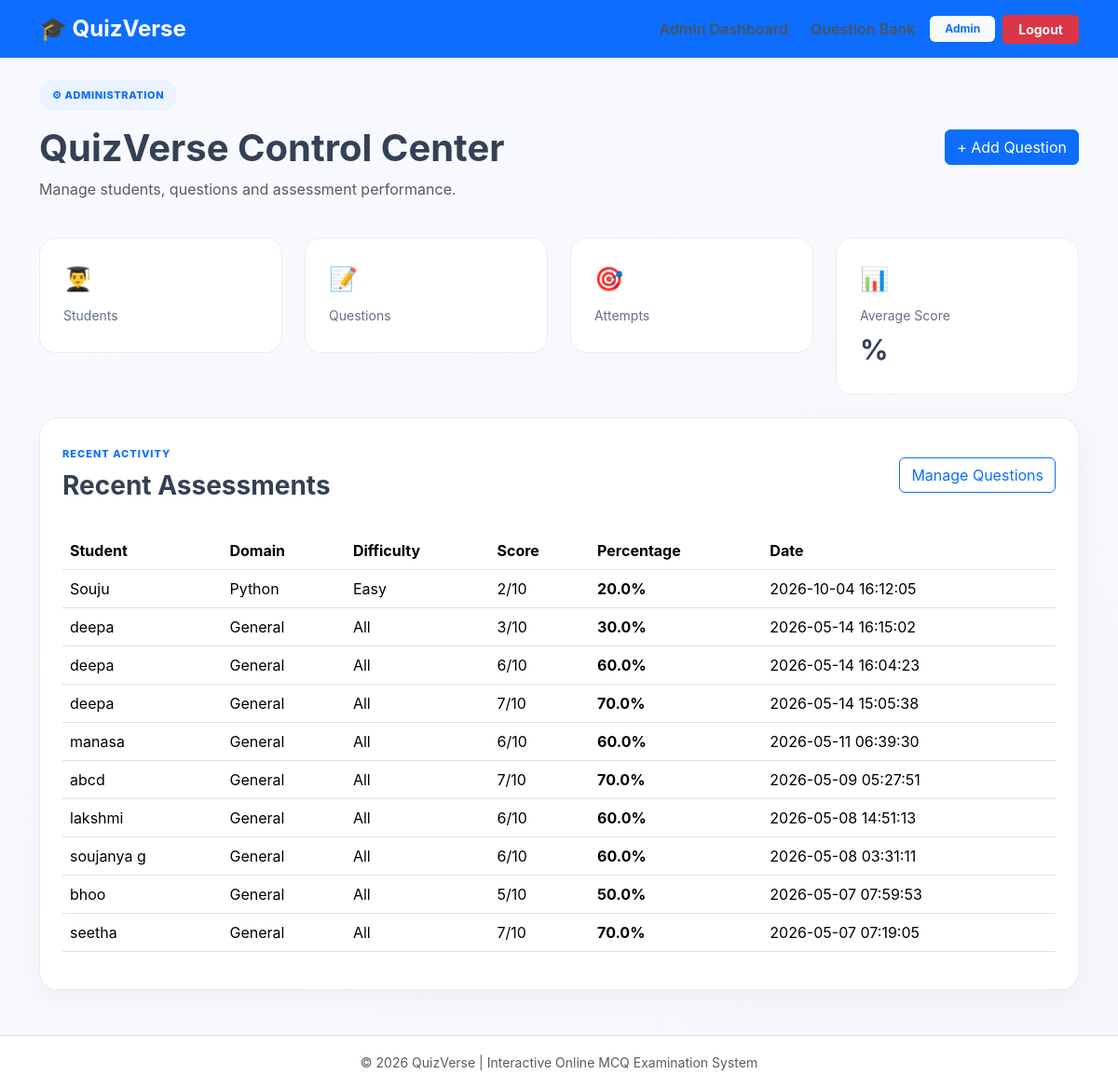
The page /admin (signed in) on the database its author committed.
### tables this page shows
CREATE TABLE results (
            id INTEGER PRIMARY KEY AUTOINCREMENT,
            username TEXT NOT NULL,
            score INTEGER NOT NULL,
            total INTEGER NOT NULL,
            percentage REAL NOT NULL,
            submitted_at TIMESTAMP DEFAULT CURRENT_TIMESTAMP
        , category TEXT
            DEFAULT 'General', difficulty TEXT
            DEFAULT 'All', xp INTEGER DEFAULT 0);

### app.py (the view)
@app.route("/admin")
@admin_required
def admin():
    conn = get_db()
    total_users = conn.execute(
        """
        SELECT COUNT(*) AS count
        FROM users
        WHERE role = 'student'
        """
    ).fetchone()["count"]
    total_questions = conn.execute(
        """
        SELECT COUNT(*) AS count
        FROM questions
        """
    ).fetchone()["count"]
    total_attempts = conn.execute(
        """
        SELECT COUNT(*) AS count
        FROM results
        """
    ).fetchone()["count"]
    average_score = conn.execute(
        """
        SELECT AVG(percentage) AS average
        FROM results
        """
    ).fetchone()["average"]
    recent_results = conn.execute(
        """
        SELECT *
        FROM results
        ORDER BY submitted_at DESC
        LIMIT 10
        """
    ).fetchall()
    conn.close()
    return render_template(
        "admin.html",
        total_users=total_users,
        total_questions=total_questions,
        total_attempts=total_attempts,
        average_score=round(
            average_score or 0,
            1
        ),
        recent_results=recent_results
    )

### app.py (called while the page is built, shortened)
def admin_required(function):
    @wraps(function)
    def decorated_function(*args, **kwargs):
        return function(*args, **kwargs)
    return decorated_function

### database.py (called while the page is built)
def get_db():
    conn = sqlite3.connect(DATABASE)
    conn.row_factory = sqlite3.Row
    return conn

### templates/admin.html (shortened to what this page needs)
{% extends "base.html" %}
{% block content %}
<div class="admin-header mb-4">
    <div>
        <span class="hero-badge">
            ⚙ ADMINISTRATION
        </span>
        <h1 class="fw-bold mt-3">
            QuizVerse Control Center
        </h1>
        <p class="text-muted">
            Manage students, questions and assessment performance.
        </p>
    </div>
    <a
        href="{{ url_for('add_question') }}"
        class="btn btn-primary"
    >
        + Add Question
    </a>
</div>
<div class="row g-4 mb-4">
    <div class="col-md-3">
        <div class="admin-stat">
            <span>
                👨‍🎓
            </span>
            <small>
                Students
            </small>
        </div>
    </div>
    <div class="col-md-3">
        <div class="admin-stat">
            <span>
                📝
            </span>
            <small>
                Questions
            </small>
        </div>
    </div>
    <div class="col-md-3">
        <div class="admin-stat">
            <span>
                🎯
            </span>
            <small>
                Attempts
            </small>
        </div>
    </div>
    <div class="col-md-3">
        <div class="admin-stat">
            <span>
                📊
            </span>
            <small>
                Average Score
            </small>
            <strong>
                {{ average_result }}%
            </strong>
        </div>
    </div>
</div>
<div class="dashboard-card">
    <div class="card-body p-4">
        <div class="d-flex justify-content-between align-items-center mb-4">
            <div>
                <span class="section-label">
                    RECENT ACTIVITY
                </span>
                <h3 class="fw-bold mt-2">
                    Recent Assessments
                </h3>
            </div>
            <a
                href="{{ url_for('questions') }}"
                class="btn btn-outline-primary"
            >
                Manage Questions
            </a>
        </div>
        {% if recent_results %}
        <div class="table-responsive">
            <table class="table align-middle">
                <thead>
                    <tr>
                        <th>
                            Student
                        </th>
                        <th>
                            Domain
                        </th>
                        <th>
                            Difficulty
                        </th>
                        <th>
                            Score
                        </th>
                        <th>
                            Percentage
                        </th>
                        <th>
                            Date
                        </th>
                    </tr>
                </thead>
                <tbody>
                    {% for result in recent_results %}
                    <tr>
                        <td>
                            {{ result.username }}
                        </td>
                        <td>
                            {{ result.category }}
                        </td>
                        <td>
                            {{ result.difficulty }}
                        </td>
                        <td>
                            {{ result.score }}/{{ result.total }}
                        </td>
                        <td>
                            <strong>
                                {{ result.percentage }}%
                            </strong>
                        </td>
                        <td>
                            {{ result.submitted_at }}
                        </td>
                    </tr>
                    {% endfor %}
                </tbody>
            </table>
        </div>
        {% else %}
        <p class="text-muted text-center py-4">
            No assessment activity yet.
        </p>
        {% endif %}
    </div>
</div>
{% endblock %}

### templates/base.html (shortened to what this page needs)
<!DOCTYPE html>
<html>
<head>
    <link href="https://cdn.jsdelivr.net/npm/bootstrap@5.3.3/dist/css/bootstrap.min.css" rel="stylesheet">
    <link rel="stylesheet" href="{{ url_for('static', filename='style.css') }}">
</head>
<body class="bg-light">
<nav class="navbar navbar-expand-lg navbar-dark bg-primary shadow-sm">
    <div class="container">
        <a class="navbar-brand fw-bold fs-4" href="/">
            🎓 QuizVerse
        </a>
        <div class="collapse navbar-collapse" id="navbarMenu">
            <ul class="navbar-nav ms-auto align-items-lg-center gap-2">
                {% if session.get("username") %}
                    {% if session.get("role") == "admin" %}
                        <li class="nav-item">
                            <a class="nav-link text-white fw-semibold" href="/admin">
                            </a>
                        </li>
                        <li class="nav-item">
                            <a class="nav-link text-white fw-semibold" href="/admin/questions">
                            </a>
                        </li>
                    {% endif %}
                    <li class="nav-item">
                        <span class="badge bg-light text-primary px-3 py-2">
                            {{ session.get("name") }}
                        </span>
                    </li>
                    <li class="nav-item">
                        <a class="btn btn-danger btn-sm fw-bold px-3" href="/logout">
                            Logout
                        </a>
                    </li>
                {% endif %}
            </ul>
        </div>
    </div>
</nav>
<main class="container mt-4 mb-5">
    {% block content %}{% endblock %}
</main>
<footer class="bg-white border-top py-3 mt-5">
    <div class="container text-center text-muted">
        <small>
            © 2026 QuizVerse | Interactive Online MCQ Examination System
        </small>
    </div>
</footer>
</body>
</html>

### static/style.css (style rules this page uses)
:root { --primary: #0d6efd; --primary-dark: #084298; --secondary: #6f42c1; --dark: #172033; --text: #344054; --muted: #667085; --background: #f6f8fc; --white: #ffffff; --border: #e8ecf2; --success: #198754; --danger: #dc3545; --warning: #ffc107; }
* { box-sizing: border-box; }
body { margin: 0; background: linear-gradient( 135deg, #f8faff, #f5f7fb ); color: var(--text); font-family: Inter, -apple-system, BlinkMacSystemFont, "Segoe UI", sans-serif; }
.nav-link { font-weight: 500; color: #475467 !important; }
.hero-badge { display: inline-flex; padding: 8px 14px; border-radius: 50px; background: #eaf3ff; color: var(--primary); font-size: 11px; font-weight: 800; letter-spacing: .6px; }
.dashboard-card { background: white; border: 1px solid var(--border); border-radius: 20px; box-shadow: 0 8px 25px rgba( 15, 23, 42, .04 ); overflow: hidden; }
.section-label { color: var(--primary); font-size: 11px; font-weight: 800; letter-spacing: 1px; }
.admin-header { display: flex; align-items: center; justify-content: space-between; gap: 20px; }
.admin-stat { padding: 25px; background: white; border: 1px solid var(--border); border-radius: 18px; }
.admin-stat span { font-size: 25px; }
.admin-stat small { display: block; color: var(--muted); margin-top: 10px; }
.admin-stat strong { display: block; font-size: 30px; margin-top: 4px; }

### rows shown on the page
results: username "Souju", category "Python", difficulty "Easy", score "2", total "10", percentage "20.0", submitted_at "2026-10-04 16:12:05"
results: username "deepa", category "General", difficulty "All", score "3", total "10", percentage "30.0", submitted_at "2026-05-14 16:15:02"
results: username "deepa", category "General", difficulty "All", score "6", total "10", percentage "60.0", submitted_at "2026-05-14 16:04:23"
results: username "deepa", category "General", difficulty "All", score "7", total "10", percentage "70.0", submitted_at "2026-05-14 15:05:38"
results: username "manasa", category "General", difficulty "All", score "6", total "10", percentage "60.0", submitted_at "2026-05-11 06:39:30"
results: username "abcd", category "General", difficulty "All", score "7", total "10", percentage "70.0", submitted_at "2026-05-09 05:27:51"
results: username "lakshmi", category "General", difficulty "All", score "6", total "10", percentage "60.0", submitted_at "2026-05-08 14:51:13"
results: username "soujanya g", category "General", difficulty "All", score "6", total "10", percentage "60.0", submitted_at "2026-05-08 03:31:11"
results: username "bhoo", category "General", difficulty "All", score "5", total "10", percentage "50.0", submitted_at "2026-05-07 07:59:53"
results: username "seetha", category "General", difficulty "All", score "7", total "10", percentage "70.0", submitted_at "2026-05-07 07:19:05"

### other values the page prints
{{ session.get("name") }} "Admin"
